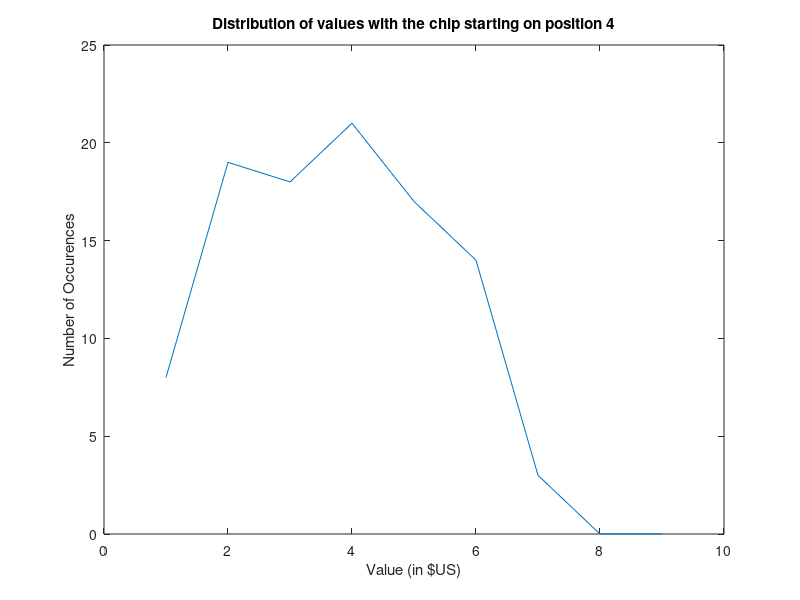

Recreate this plot in MATLAB. (Note: this script raises an error after producing the figure.)
%%%%%%%%%%%%%%%%%%%%%%%%%%%%%%%%%%%%%%%%%%%%%%
% MATH 4080 Final Exam
% Plinko (Bean Machine) Simulation a), b) and c)
% Francisco Javier Carrera Arias
% 12/01/2017
%%%%%%%%%%%%%%%%%%%%%%%%%%%%%%%%%%%%%%%%%%%%$

clear;
clc;

% Step 1: Generate a Plinko board as a cell array
a = [0,0,0,0,0,0,0,0,0];
b = [0,0,0,0,0,0,0,0];
c = [0,0,0,0,0,0,0,0,0];
d = [0,0,0,0,0,0,0,0];
e = [0,0,0,0,0,0,0,0,0];
f = [0,0,0,0,0,0,0,0];
g = [0,0,0,0,0,0,0,0,0];
h = [0,0,0,0,0,0,0,0];
i = [0,0,0,0,0,0,0,0,0];
j = [0,0,0,0,0,0,0,0];
k = [0,0,0,0,0,0,0,0,0];
l = [0,0,0,0,0,0,0,0];
bins = [0,0,0,0,0,0,0,0,0];
cell = {a,b,c,d,e,f,g,h,i,j,k,l,bins};
cellCopy = cell;
counter = [0,0,0,0,0,0,0,0,0];
valueVec = [100,500,1000,0,10000,0,1000,500,100];

%% Plinko Chip flow loop
rng(1) % Set random seed to obtain reproducible results each time the software runs.
initLoc = 4; % Set the Initial Location of the chip (Change from 1:9 to see the different distributions)
for k = 1:100
    cell = cellCopy;
    location = initLoc;
    cell{1}(location) = 1; % Chip starts at the fifth location (the middle)
    for i = 2:13
        if mod(i-1,2) ~= 0 && location == 1
            cell{i}(location) = 1;
        elseif mod(i-1,2) ~= 0 && location == 9
            cell{i}(location-1) = 1;
        end
        if mod(i-1,2) ~= 0 && location ~= 1 && location ~= 9
            cell{i}(location) = binornd(1,0.5);
            cell{i}(location-1) = binornd(1,0.5);
            while cell{i}(location) == 0 && cell{i}(location-1) == 0 || cell{i}(location) == 1 && cell{i}(location-1) == 1
                  cell{i}(location) = binornd(1,0.5);
                  cell{i}(location-1) = binornd(1,0.5);
            end
        end
        if mod(i-1,2) == 0
            cell{i}(location) = binornd(1,0.5);
            cell{i}(location+1) = binornd(1,0.5);
            while cell{i}(location) == 0 && cell{i}(location+1) == 0 || cell{i}(location) == 1 && cell{i}(location+1) == 1
                  cell{i}(location) = binornd(1,0.5);
                  cell{i}(location+1) = binornd(1,0.5);
            end
        end
        location = find(cell{i},1);
    end
    counter(location) = counter(location) + 1;
end

disp(counter)

%% Plot the Distribution
plot(counter);
str = sprintf('Distribution of values with the chip starting on position %d',initLoc);
title(str);
xlabel('Value (in $US)')
ylabel('Number of Occurences')
xticklabels(string(valueVec))

%% Mean winnings and standard deviation based on initial positioning of the chip
Avg = mean(counter.*valueVec);
Sd = std(counter.*valueVec);
fprintf('The average winnings from position %d is $%.2f. The standard deviation is $%.2f\n',initLoc, Avg,Sd)